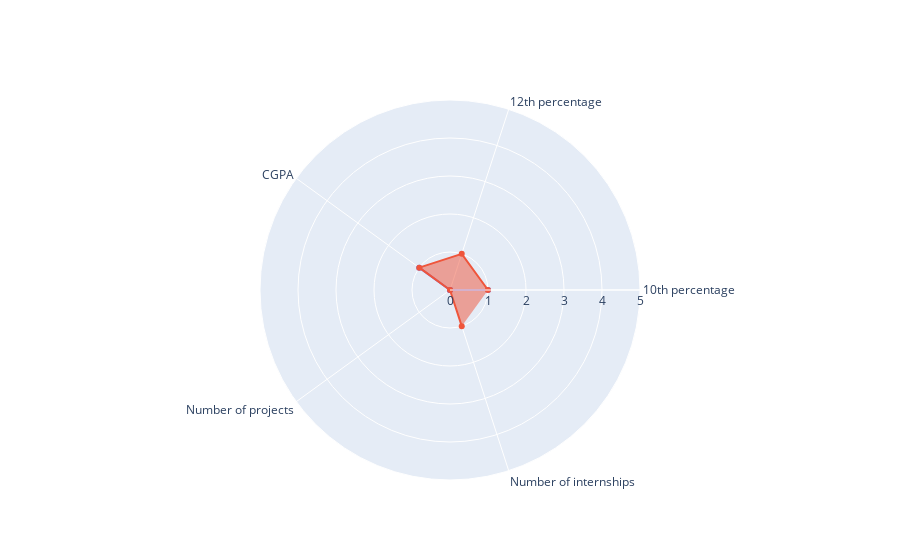

The notebook cell this image was saved under:
### Code cell
categories = ['10th percentage','12th percentage','CGPA', 'Number of projects', 'Number of internships']

fig = go.Figure()

fig.add_trace(go.Scatterpolar(
      r=[1, 0, 1, 0, 0],
      theta=categories,
      fill='toself',
      name='Student A'
))
fig.add_trace(go.Scatterpolar(
      r=[1, 1, 1, 0, 1],
      theta=categories,
      fill='toself',
      name='Ideal Student'
))

fig.update_layout(
  polar=dict(
    radialaxis=dict(
      visible=True,
      range=[0, 5]
    )),
  showlegend=False
)

fig.show()

### Figure 1 — Plotly figure (JSON) as saved in the notebook; plotly's stock layout.template omitted (floating-point values rounded to 4 significant figures)
{"data": [{"fill": "toself", "name": "Student A", "r": [1, 0, 1, 0, 0], "theta": ["10th percentage", "12th percentage", "CGPA", "Number of projects", "Number of internships"], "type": "scatterpolar"}, {"fill": "toself", "name": "Ideal Student", "r": [1, 1, 1, 0, 1], "theta": ["10th percentage", "12th percentage", "CGPA", "Number of projects", "Number of internships"], "type": "scatterpolar"}], "layout": {"polar": {"radialaxis": {"range": [0, 5], "visible": true}}, "showlegend": false}}
